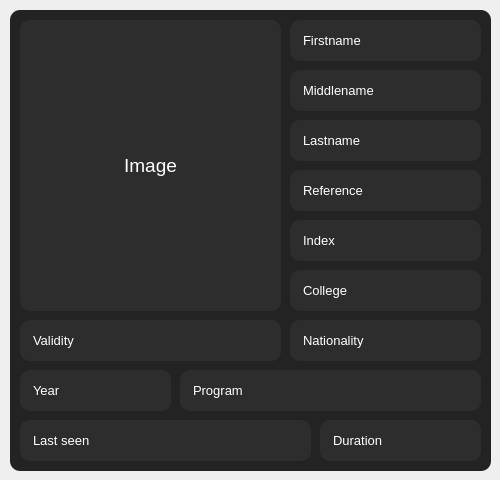
                     <widget class="QFrame" name="info_frame">
                      <property name="minimumSize">
                       <size>
                        <width>0</width>
                        <height>470</height>
                       </size>
                      </property>
                      <property name="maximumSize">
                       <size>
                        <width>16777215</width>
                        <height>600</height>
                       </size>
                      </property>
                      <property name="frameShape">
                       <enum>QFrame::NoFrame</enum>
                      </property>
                      <property name="frameShadow">
                       <enum>QFrame::Raised</enum>
                      </property>
                      <widget class="QLabel" name="image">
                       <property name="geometry">
                        <rect>
                         <x>20</x>
                         <y>20</y>
                         <width>261</width>
                         <height>291</height>
                        </rect>
                       </property>
                       <property name="font">
                        <font>
                         <family>Arial</family>
                         <pointsize>14</pointsize>
                         <weight>50</weight>
                         <bold>false</bold>
                        </font>
                       </property>
                       <property name="styleSheet">
                        <string notr="true">QLabel{
	color: rgb(255, 255, 255);
	background-color: rgb(45, 45, 45);
	border-radius: 10px;
}</string>
                       </property>
                       <property name="text">
                        <string>Image</string>
                       </property>
                       <property name="alignment">
                        <set>Qt::AlignCenter</set>
                       </property>
                      </widget>
                      <widget class="QLabel" name="firstname">
                       <property name="geometry">
                        <rect>
                         <x>290</x>
                         <y>20</y>
                         <width>191</width>
                         <height>41</height>
                        </rect>
                       </property>
                       <property name="font">
                        <font>
                         <family>MS Shell Dlg 2</family>
                         <pointsize>10</pointsize>
                         <weight>50</weight>
                         <bold>false</bold>
                        </font>
                       </property>
                       <property name="styleSheet">
                        <string notr="true">QLabel{
	color: rgb(255, 255, 255);
	background-color: rgb(45, 45, 45);
	border-radius: 10px;
	padding-left:10px;

}</string>
                       </property>
                       <property name="text">
                        <string>Firstname</string>
                       </property>
                       <property name="alignment">
                        <set>Qt::AlignLeading|Qt::AlignLeft|Qt::AlignVCenter</set>
                       </property>
                      </widget>
                      <widget class="QLabel" name="middlename">
                       <property name="geometry">
                        <rect>
                         <x>290</x>
                         <y>70</y>
                         <width>191</width>
                         <height>41</height>
                        </rect>
                       </property>
                       <property name="font">
                        <font>
                         <family>MS Shell Dlg 2</family>
                         <pointsize>10</pointsize>
                         <weight>50</weight>
                         <bold>false</bold>
                        </font>
                       </property>
                       <property name="styleSheet">
                        <string notr="true">QLabel{
	color: rgb(255, 255, 255);
	background-color: rgb(45, 45, 45);
	border-radius: 10px;
	padding-left:10px;

}</string>
                       </property>
                       <property name="text">
                        <string>Middlename</string>
                       </property>
                       <property name="alignment">
                        <set>Qt::AlignLeading|Qt::AlignLeft|Qt::AlignVCenter</set>
                       </property>
                      </widget>
                      <widget class="QLabel" name="lastname">
                       <property name="geometry">
                        <rect>
                         <x>290</x>
                         <y>120</y>
                         <width>191</width>
                         <height>41</height>
                        </rect>
                       </property>
                       <property name="font">
                        <font>
                         <family>MS Shell Dlg 2</family>
                         <pointsize>10</pointsize>
                         <weight>50</weight>
                         <bold>false</bold>
                        </font>
                       </property>
                       <property name="styleSheet">
                        <string notr="true">QLabel{
	color: rgb(255, 255, 255);
	background-color: rgb(45, 45, 45);
	border-radius: 10px;
	padding-left:10px;

}



</string>
                       </property>
                       <property name="text">
                        <string>Lastname</string>
                       </property>
                       <property name="alignment">
                        <set>Qt::AlignLeading|Qt::AlignLeft|Qt::AlignVCenter</set>
                       </property>
                      </widget>
                      <widget class="QLabel" name="refrence">
                       <property name="geometry">
                        <rect>
                         <x>290</x>
                         <y>170</y>
                         <width>191</width>
                         <height>41</height>
                        </rect>
                       </property>
                       <property name="font">
                        <font>
                         <family>MS Shell Dlg 2</family>
                         <pointsize>10</pointsize>
                         <weight>50</weight>
                         <bold>false</bold>
                        </font>
                       </property>
                       <property name="styleSheet">
                        <string notr="true">QLabel{
	color: rgb(255, 255, 255);
	background-color: rgb(45, 45, 45);
	border-radius: 10px;
	padding-left:10px;

}</string>
                       </property>
                       <property name="text">
                        <string>Reference</string>
                       </property>
                       <property name="alignment">
                        <set>Qt::AlignLeading|Qt::AlignLeft|Qt::AlignVCenter</set>
                       </property>
                      </widget>
                      <widget class="QLabel" name="index">
                       <property name="geometry">
                        <rect>
                         <x>290</x>
                         <y>220</y>
                         <width>191</width>
                         <height>41</height>
                        </rect>
                       </property>
                       <property name="font">
                        <font>
                         <family>MS Shell Dlg 2</family>
                         <pointsize>10</pointsize>
                         <weight>50</weight>
                         <bold>false</bold>
                        </font>
                       </property>
                       <property name="styleSheet">
                        <string notr="true">QLabel{
	color: rgb(255, 255, 255);
	background-color: rgb(45, 45, 45);
	border-radius: 10px;
	padding-left:10px;

}</string>
                       </property>
                       <property name="text">
                        <string>Index</string>
                       </property>
                       <property name="alignment">
                        <set>Qt::AlignLeading|Qt::AlignLeft|Qt::AlignVCenter</set>
                       </property>
                      </widget>
                      <widget class="QLabel" name="coledge">
                       <property name="geometry">
                        <rect>
                         <x>290</x>
                         <y>270</y>
                         <width>191</width>
                         <height>41</height>
                        </rect>
                       </property>
                       <property name="font">
                        <font>
                         <family>MS Shell Dlg 2</family>
                         <pointsize>10</pointsize>
                         <weight>50</weight>
                         <bold>false</bold>
                        </font>
                       </property>
                       <property name="styleSheet">
                        <string notr="true">QLabel{
	color: rgb(255, 255, 255);
	background-color: rgb(45, 45, 45);
	border-radius: 10px;
	padding-left:10px;

}</string>
                       </property>
                       <property name="text">
                        <string>College</string>
                       </property>
                       <property name="alignment">
                        <set>Qt::AlignLeading|Qt::AlignLeft|Qt::AlignVCenter</set>
                       </property>
                      </widget>
                      <widget class="QLabel" name="validity">
                       <property name="geometry">
                        <rect>
                         <x>20</x>
                         <y>320</y>
                         <width>261</width>
                         <height>41</height>
                        </rect>
                       </property>
                       <property name="font">
                        <font>
                         <family>MS Shell Dlg 2</family>
                         <pointsize>10</pointsize>
                         <weight>50</weight>
                         <bold>false</bold>
                        </font>
                       </property>
                       <property name="styleSheet">
                        <string notr="true">QLabel{
	color: rgb(255, 255, 255);
	background-color: rgb(45, 45, 45);
	border-radius: 10px;
	padding-left:10px;

}</string>
                       </property>
                       <property name="text">
                        <string>Validity</string>
                       </property>
                       <property name="alignment">
                        <set>Qt::AlignLeading|Qt::AlignLeft|Qt::AlignVCenter</set>
                       </property>
                      </widget>
                      <widget class="QLabel" name="nationality">
                       <property name="geometry">
                        <rect>
                         <x>290</x>
                         <y>320</y>
                         <width>191</width>
                         <height>41</height>
                        </rect>
                       </property>
                       <property name="font">
                        <font>
                         <family>MS Shell Dlg 2</family>
                         <pointsize>10</pointsize>
                         <weight>50</weight>
                         <bold>false</bold>
                        </font>
                       </property>
                       <property name="styleSheet">
                        <string notr="true">QLabel{
	color: rgb(255, 255, 255);
	background-color: rgb(45, 45, 45);
	border-radius: 10px;
	padding-left:10px;

}</string>
                       </property>
                       <property name="text">
                        <string>Nationality</string>
                       </property>
                       <property name="alignment">
                        <set>Qt::AlignLeading|Qt::AlignLeft|Qt::AlignVCenter</set>
                       </property>
                      </widget>
                      <widget class="QLabel" name="year">
                       <property name="geometry">
                        <rect>
                         <x>20</x>
                         <y>370</y>
                         <width>151</width>
                         <height>41</height>
                        </rect>
                       </property>
                       <property name="font">
                        <font>
                         <family>MS Shell Dlg 2</family>
                         <pointsize>10</pointsize>
                         <weight>50</weight>
                         <bold>false</bold>
                        </font>
                       </property>
                       <property name="styleSheet">
                        <string notr="true">QLabel{
	color: rgb(255, 255, 255);
	background-color: rgb(45, 45, 45);
	border-radius: 10px;
	padding-left:10px;

}</string>
                       </property>
                       <property name="text">
                        <string>Year</string>
                       </property>
                       <property name="alignment">
                        <set>Qt::AlignLeading|Qt::AlignLeft|Qt::AlignVCenter</set>
                       </property>
                      </widget>
                      <widget class="QLabel" name="program">
                       <property name="geometry">
                        <rect>
                         <x>180</x>
                         <y>370</y>
                         <width>301</width>
                         <height>41</height>
                        </rect>
                       </property>
                       <property name="font">
                        <font>
                         <family>MS Shell Dlg 2</family>
                         <pointsize>10</pointsize>
                         <weight>50</weight>
                         <bold>false</bold>
                        </font>
                       </property>
                       <property name="styleSheet">
                        <string notr="true">QLabel{
	color: rgb(255, 255, 255);
	background-color: rgb(45, 45, 45);
	border-radius: 10px;
	padding-left:10px;

}</string>
                       </property>
                       <property name="text">
                        <string>Program</string>
                       </property>
                       <property name="alignment">
                        <set>Qt::AlignLeading|Qt::AlignLeft|Qt::AlignVCenter</set>
                       </property>
                      </widget>
                      <widget class="QLabel" name="last_out">
                       <property name="geometry">
                        <rect>
                         <x>20</x>
                         <y>420</y>
                         <width>291</width>
                         <height>41</height>
                        </rect>
                       </property>
                       <property name="font">
                        <font>
                         <family>MS Shell Dlg 2</family>
                         <pointsize>10</pointsize>
                         <weight>50</weight>
                         <bold>false</bold>
                        </font>
                       </property>
                       <property name="styleSheet">
                        <string notr="true">QLabel{
	color: rgb(255, 255, 255);
	background-color: rgb(45, 45, 45);
	border-radius: 10px;
	padding-left:10px;

}</string>
                       </property>
                       <property name="text">
                        <string>Last seen</string>
                       </property>
                       <property name="alignment">
                        <set>Qt::AlignLeading|Qt::AlignLeft|Qt::AlignVCenter</set>
                       </property>
                      </widget>
                      <widget class="QLabel" name="image_2">
                       <property name="geometry">
                        <rect>
                         <x>10</x>
                         <y>10</y>
                         <width>481</width>
                         <height>461</height>
                        </rect>
                       </property>
                       <property name="font">
                        <font>
                         <family>Arial</family>
                         <pointsize>14</pointsize>
                         <weight>50</weight>
                         <bold>false</bold>
                        </font>
                       </property>
                       <property name="styleSheet">
                        <string notr="true">QLabel{
	color: rgb(255, 255, 255);
	background-color: rgb(35, 35, 35);
	border-radius: 10px;
}</string>
                       </property>
                       <property name="text">
                        <string/>
                       </property>
                       <property name="alignment">
                        <set>Qt::AlignCenter</set>
                       </property>
                      </widget>
                      <widget class="QLabel" name="last_in">
                       <property name="geometry">
                        <rect>
                         <x>320</x>
                         <y>420</y>
                         <width>161</width>
                         <height>41</height>
                        </rect>
                       </property>
                       <property name="font">
                        <font>
                         <family>MS Shell Dlg 2</family>
                         <pointsize>10</pointsize>
                         <weight>50</weight>
                         <bold>false</bold>
                        </font>
                       </property>
                       <property name="styleSheet">
                        <string notr="true">QLabel{
	color: rgb(255, 255, 255);
	background-color: rgb(45, 45, 45);
	border-radius: 10px;
	padding-left:10px;

}</string>
                       </property>
                       <property name="text">
                        <string>Duration</string>
                       </property>
                       <property name="alignment">
                        <set>Qt::AlignLeading|Qt::AlignLeft|Qt::AlignVCenter</set>
                       </property>
                      </widget>
                      <zorder>image_2</zorder>
                      <zorder>image</zorder>
                      <zorder>firstname</zorder>
                      <zorder>middlename</zorder>
                      <zorder>lastname</zorder>
                      <zorder>refrence</zorder>
                      <zorder>index</zorder>
                      <zorder>coledge</zorder>
                      <zorder>validity</zorder>
                      <zorder>nationality</zorder>
                      <zorder>year</zorder>
                      <zorder>program</zorder>
                      <zorder>last_out</zorder>
                      <zorder>last_in</zorder>
                     </widget>
